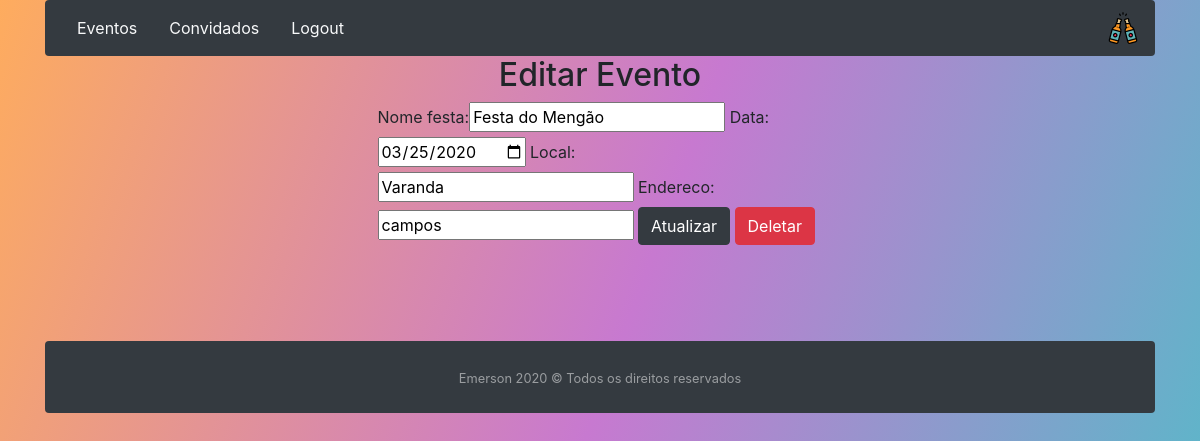
Screenshot of /eventos/update/1 (signed in) with the database file from the repository.
### evento/models.py (models this page shows, shortened)
class Evento(models.Model):
    user = models.ForeignKey(settings.AUTH_USER_MODEL, default=1, on_delete=models.CASCADE)
    nome_festa = models.CharField(max_length=150)
    data = models.DateField()
    local = models.CharField(max_length=150)
    endereco = models.CharField(max_length=200)

### evento/views.py (the view)
# urls.py: path('update/<id>', updateEvento, name='updateEvento'),
@login_required()
def updateEvento(request, id):
    evento = Evento.objects.get(id=id)
    form = EventoForm(request.POST or None, instance=evento)
    if request.method == 'POST':
        if form.is_valid():
            instance = form.save(commit=False)
            instance.user = request.user
            instance.save()
            return redirect('eventos')
    else:
        return render(request, 'evento/updateEvento.html', {'evento': evento, 'form': form})

### evento/forms.py
class EventoForm(ModelForm):
    class Meta:
        model= Evento
        fields = '__all__'
        widgets = {'user': forms.HiddenInput(), 'data':DateInput()}

### evento/templates/evento/updateEvento.html (shortened to what this page needs)
{%extends 'evento/base.html'%}
{%load bootstrap%}
{%load static%}
{%block menu%}
<nav class="navbar navbar-dark bg-dark rounded">
    <ul class="nav">
      <li class="nav-item">
        <a class="nav-link text-light bg-dark" href="{%url 'eventos'%}">Eventos</a>
      </li>
      <li class="nav-item">
        <a class="nav-link active text-light bg-dark" href="{%url 'convidados'%}">Convidados</a>
      </li>
      <li class="nav-item">
         <a class="nav-link text-light bg-dark" href="{%url 'logout'%}" >Logout</a>
      </li>
    </ul>
    <div>
        <img src="{% static '/img/cerveja.png'%}">
    </div>
</nav>
{%endblock %}
{%block main%}
<div class="row justify-content-md-center">
    <div class="col-lg-5">
        <h2 align="center">Editar Evento</h2>
        <form action= "{% url 'updateEvento' evento.id %}" method ="POST">
            {{form|bootstrap}}
            <button type="submit" class="btn btn-dark">Atualizar</button>
            <a href="{%url 'deleteEvento' evento.id %}" class="btn btn-danger">Deletar</a>
        </form>
        <br><br><br><br>
    </div>
</div>
{%endblock%}

### static/stick-footer.css (style rules this page uses)
html, body { height: 100%; }
body { background: #007bff; background: linear-gradient(to right, #0062E6, #33AEFF); }

### static/style.css (style rules this page uses)
body { background: linear-gradient(110deg, #fc00ff, #00dbde ); }

### rows the page displays
Evento: nome_festa "Festa do Mengão", data "03/25/2020", local "Varanda", endereco "campos"
